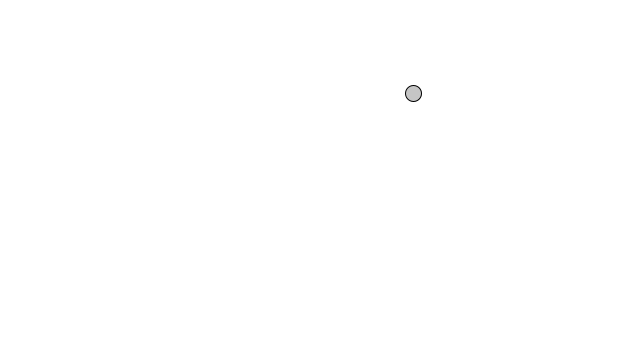
Frame 1 (no input)
Frame 60 (the mouse pressed at the canvas centre just before this capture): identical to frame 1, image omitted
Frame 120 (the mouse held since frame 60 and released just before this capture): identical to frame 1, image omitted

The Processing sketch that drew this single still picture (run headless with seeded random() and noise(); from frame 60 on, the mouse is pressed at the canvas centre):

// Processing sketch: acceleration_runner
// ── acceleration_runner.pde
Mover mover;

void setup() {
  size(640,360);
  smooth();
  stroke(0);
  fill(197);
  mover = new Mover();
}

void draw() {
  background(255);

  mover.update();
  mover.display();
}

class Mover {

  PVector location;
  PVector velocity;
  PVector acceleration;
  float topspeed = 10;

  Mover() {
    location = new PVector(random(width),random(height));
    velocity = new PVector(0,0);
    acceleration = new PVector(-0.001, 0.01);
  }

  void update() {
    if (keyPressed) {
      if (keyCode == 38) {
        velocity.add(acceleration);
      } else if (keyCode == 40) {
        velocity.sub(acceleration);
      }
    }

    velocity.limit(topspeed);
    location.add(velocity);
    check_edges();
  }

  void display() {
    ellipse(location.x,location.y,16,16);
  }

  void check_edges() {
    if (location.x > width) {
      location.x = 0;
    } else if (location.x < 0) {
      location.x = width;
    }

    if (location.y > height) {
      location.y = 0;
    } else if (location.y < 0) {
      location.y = height;
    }
  }
}
